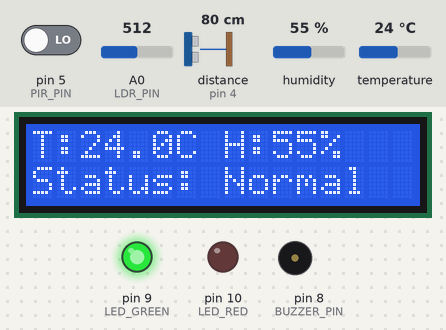
Recording of a sketch running on a simulated Arduino Uno, built with avr-gcc and run on an emulated ATmega328P. On the bench: 16×2 character LCD, output pins drawn as LEDs (lit = HIGH), buzzer (waves = sounding). Wiring (inferred from the names in the program): ultrasonic range finder: trigger pin 3; echo pin 4. The test bench sets the inputs (shaded band); at power-on: distance to the obstacle (sensor on pin 4) 80 cm, temperature 24 °C, pin 5 (PIR_PIN) LOW, A0 (LDR_PIN) = 512, humidity 55 %. The echo pulse lasts 58.3 µs per cm; pins used as bus, display or sensor lines are not drawn; what the sketch prints to the serial monitor is not drawn.

Above: at 3.2 s.
3.3 s: distance to the obstacle (sensor on pin 4) set to 12 cm
At 4.9 s:
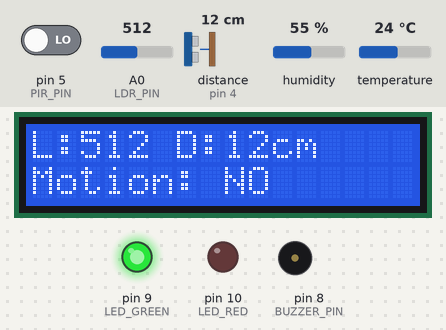
9.3 s: distance to the obstacle (sensor on pin 4) set to 9 cm
At 11.1 s:
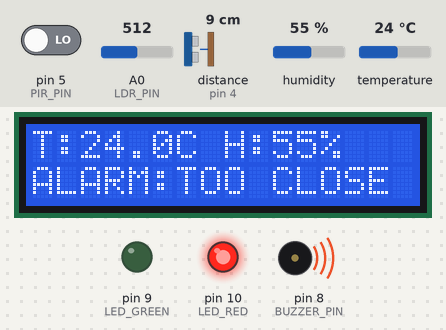
15.3 s: temperature set to 41 °C
At 18.7 s:
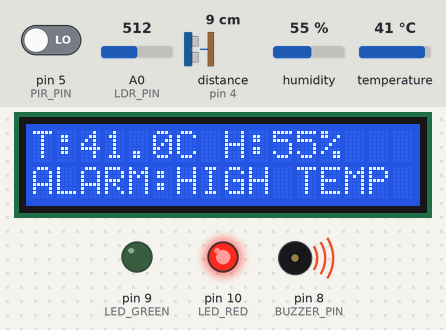
21.3 s: pin 5 (PIR_PIN) driven HIGH
At 25.9 s:
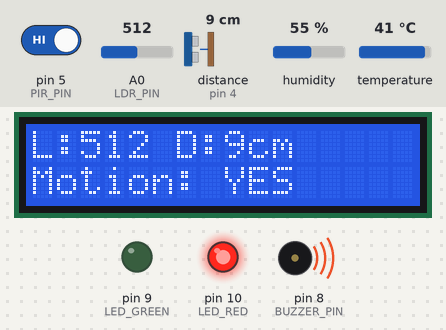
27.3 s: A0 (LDR_PIN) set to 610
At 29.1 s:
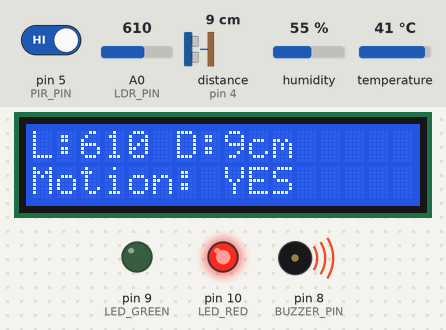
32.1 s: humidity set to 22 %
At 35.3 s:
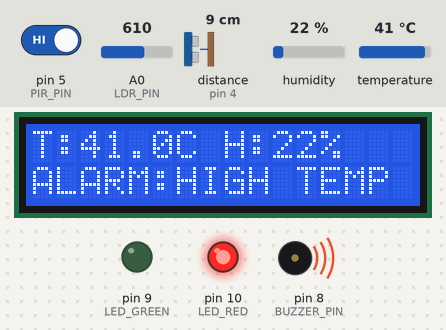
Timing chart, 0 to 36.8 s (numbered marks = the images above; inputs shaded):
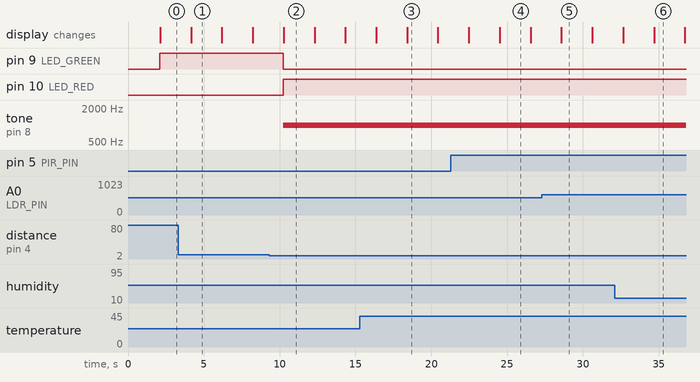

The sketch:

smart_home_monitor.ino
```cpp
// Smart Home Environment Monitoring System (final project)
// Arduino Uno: DHT22, HC-SR04, LDR, PIR, I2C LCD, LEDs, buzzer, Serial log
#include <Wire.h>
#include <LiquidCrystal_I2C.h>
#include <DHT.h>

// ---------- Pins ----------
#define DHT_PIN     2
#define DHT_TYPE    DHT22
#define TRIG_PIN    3
#define ECHO_PIN    4
#define PIR_PIN     5
#define BUZZER_PIN  8
#define LED_GREEN   9
#define LED_RED     10
#define LDR_PIN     A0

// ---------- Alarm thresholds (calibrated in Wokwi) ----------
#define TEMP_HIGH        35.0   // deg C
#define DIST_LOW         10.0   // cm
#define DARK_THRESHOLD   600    // ADC value
#define DARK_IF_LOW      false  // Wokwi LDR module: dark gives a HIGH reading

DHT dht(DHT_PIN, DHT_TYPE);
LiquidCrystal_I2C lcd(0x27, 16, 2);

int page = 0;   // LCD page toggle

// ---------- Sensor functions ----------
float readDistanceCm() {
  digitalWrite(TRIG_PIN, LOW);
  delayMicroseconds(2);
  digitalWrite(TRIG_PIN, HIGH);
  delayMicroseconds(10);
  digitalWrite(TRIG_PIN, LOW);
  long duration = pulseIn(ECHO_PIN, HIGH, 30000);
  if (duration == 0) return -1;
  return duration * 0.0343 / 2;
}

int readLight()   { return analogRead(LDR_PIN); }
bool readMotion() { return digitalRead(PIR_PIN) == HIGH; }

bool isDark(int v) {
  return DARK_IF_LOW ? (v < DARK_THRESHOLD) : (v > DARK_THRESHOLD);
}

// ---------- Alarm logic ----------
// Returns a short reason string, or "" if everything is normal
const char* checkAlarm(float temp, float dist, int light) {
  if (temp > TEMP_HIGH)              return "HIGH TEMP";
  if (dist >= 0 && dist < DIST_LOW)  return "TOO CLOSE";
  if (isDark(light))                 return "TOO DARK";
  return "";
}

// ---------- Output functions ----------
void setIndicators(bool alarm) {
  digitalWrite(LED_GREEN, alarm ? LOW : HIGH);
  digitalWrite(LED_RED,   alarm ? HIGH : LOW);
  if (alarm) tone(BUZZER_PIN, 1000);
  else       noTone(BUZZER_PIN);
}

void showLcd(float temp, float hum, float dist, int light, bool motion, const char* reason) {
  lcd.clear();
  if (page == 0) {
    lcd.setCursor(0, 0);
    lcd.print("T:");  lcd.print(temp, 1);
    lcd.print("C H:"); lcd.print(hum, 0); lcd.print("%");
    lcd.setCursor(0, 1);
    if (reason[0] == '\0') lcd.print("Status: Normal");
    else { lcd.print("ALARM:"); lcd.print(reason); }
  } else {
    lcd.setCursor(0, 0);
    lcd.print("L:"); lcd.print(light);
    lcd.print(" D:");
    if (dist < 0) lcd.print("--");
    else          lcd.print(dist, 0);
    lcd.print("cm");
    lcd.setCursor(0, 1);
    lcd.print("Motion: ");
    lcd.print(motion ? "YES" : "NO");
  }
  page = 1 - page;   // switch page for next cycle
}

void logSerial(float temp, float hum, float dist, int light, bool motion, const char* reason) {
  Serial.print("T=");      Serial.print(temp, 1);
  Serial.print(",H=");     Serial.print(hum, 0);
  Serial.print(",Light="); Serial.print(light);
  Serial.print(",Dist=");  Serial.print(dist, 1);
  Serial.print(",Motion=");Serial.print(motion ? 1 : 0);
  Serial.print(",Alarm="); Serial.println(reason[0] == '\0' ? "NONE" : reason);
}

// ---------- Main ----------
void setup() {
  Serial.begin(9600);
  pinMode(TRIG_PIN, OUTPUT);
  pinMode(ECHO_PIN, INPUT);
  pinMode(PIR_PIN, INPUT);
  pinMode(BUZZER_PIN, OUTPUT);
  pinMode(LED_GREEN, OUTPUT);
  pinMode(LED_RED, OUTPUT);
  dht.begin();
  lcd.init();
  lcd.backlight();
  lcd.print("Smart Home");
  lcd.setCursor(0, 1);
  lcd.print("Monitor Ready");
  delay(2000);
}

void loop() {
  float temp = dht.readTemperature();
  float hum  = dht.readHumidity();

  if (isnan(temp) || isnan(hum)) {
    Serial.println("DHT22 read error");
    noTone(BUZZER_PIN);
    digitalWrite(LED_RED, LOW);
    digitalWrite(LED_GREEN, LOW);
    lcd.clear();
    lcd.print("Sensor error");
    delay(2000);
    return;
  }

  float dist   = readDistanceCm();
  int   light  = readLight();
  bool  motion = readMotion();

  const char* reason = checkAlarm(temp, dist, light);
  bool alarm = (reason[0] != '\0');

  setIndicators(alarm);
  showLcd(temp, hum, dist, light, motion, reason);
  logSerial(temp, hum, dist, light, motion, reason);

  delay(2000);   // DHT22 needs about 2 s between reads
}
```

Measured:
- the behaviour switches between 11 and 10 cm on distance to the obstacle (sensor on pin 4) (found by bisection; images 1 and 2)
- after the input at 3.3 s, the display: changes after 0.86 s (image 1)
- after the input at 9.3 s, pin 9 (LED_GREEN): HIGH → LOW after 0.94 s; pin 10 (LED_RED): LOW → HIGH after 0.94 s; tone on pin 8 (BUZZER_PIN): silent → 1000 Hz after 0.94 s; the display: changes after 0.97 s (image 2)
- after the input at 15.3 s, the display: first differs from a run without the input after 3.1 s (image 3)
- after the input at 21.3 s, the display: first differs from a run without the input after 3.2 s (image 4)
- after the input at 27.3 s, the display: changes after 1.3 s (image 5)
- after the input at 32.1 s, the display: first differs from a run without the input after 2.6 s (image 6)
